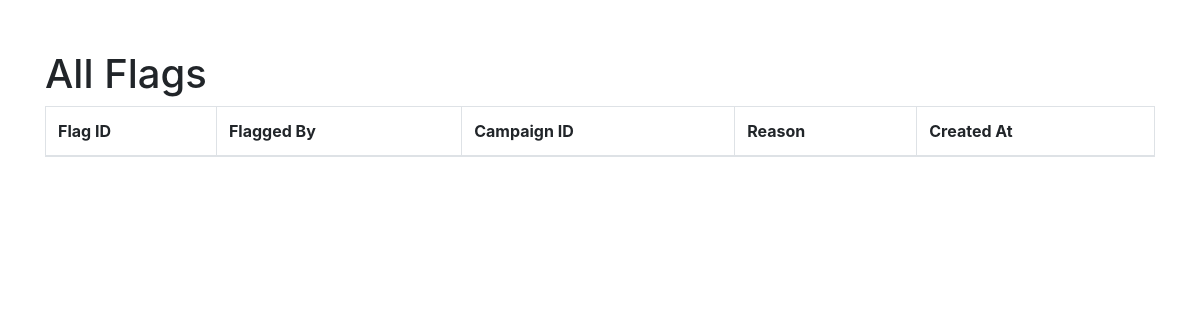
Before: /admin/allcampaignflags (signed in) with the older database file.
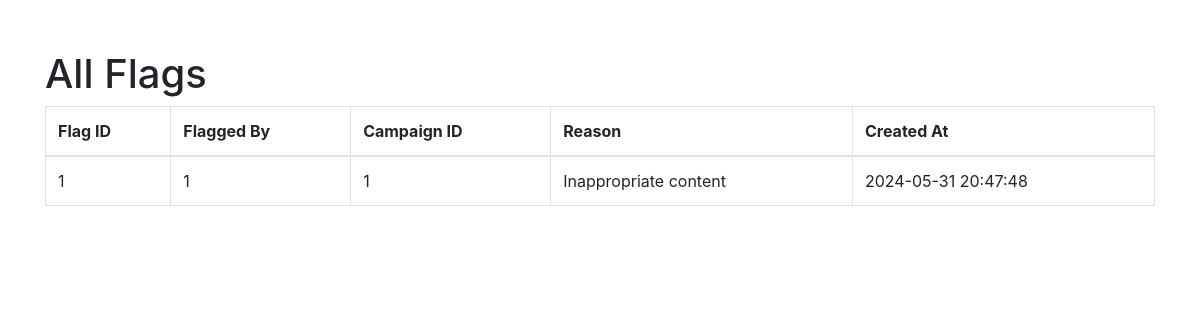
After: the same page with the newer database file.
### models.py (models this page shows, shortened)
class CampaignFlag(db.Model):
    __tablename__ = "campaign_flags"
    flag_id = db.Column(db.Integer, primary_key=True, autoincrement=True)
    flagged_by = db.Column(db.Integer, db.ForeignKey("users.user_id"), nullable=False)
    campaign_id = db.Column(db.Integer, db.ForeignKey("campaigns.campaign_id"), nullable=False)
    reason = db.Column(db.Text)
    created_at = db.Column(db.TIMESTAMP, default=db.func.current_timestamp())

### admin.py (the view)
@admin.route('/allcampaignflags')
def all_campaign_flags():
    if "user_name" in session and "role" in session:
        if session["role"] == "admin":
            flags = CampaignFlag.query.all()
            return render_template("admin_allcampaignflags.html", flags=flags)
    return redirect(url_for("home"))

### app.py (called while the page is built)
@app.before_request
def create_tables():
    init_db(app)

### models.py (called while the page is built, shortened)
def init_db(app):
    with app.app_context():
        db.create_all()

### templates/admin_allcampaignflags.html (shortened to what this page needs)
<!DOCTYPE html>
<html lang="en">
<head>
    <link rel="stylesheet" href="https://stackpath.bootstrapcdn.com/bootstrap/4.3.1/css/bootstrap.min.css">
</head>
<body>
    <div class="container">
        <h1>All Flags</h1>
        <table class="table table-bordered">
            <thead>
                <tr>
                    <th>Flag ID</th>
                    <th>Flagged By</th>
                    <th>Campaign ID</th>
                    <th>Reason</th>
                    <th>Created At</th>
                </tr>
            </thead>
            <tbody>
                {% for flag in flags %}
                <tr>
                    <td>{{ flag.flag_id }}</td>
                    <td>{{ flag.flagged_by }}</td>
                    <td>{{ flag.campaign_id }}</td>
                    <td>{{ flag.reason }}</td>
                    <td>{{ flag.created_at }}</td>
                </tr>
                {% endfor %}
            </tbody>
        </table>
    </div>
</body>
</html>

Changed rows visible on the page:
added CampaignFlag: flag_id "1", flagged_by "1", campaign_id "1", reason "Inappropriate content", created_at "2024-05-31 20:47:48"
